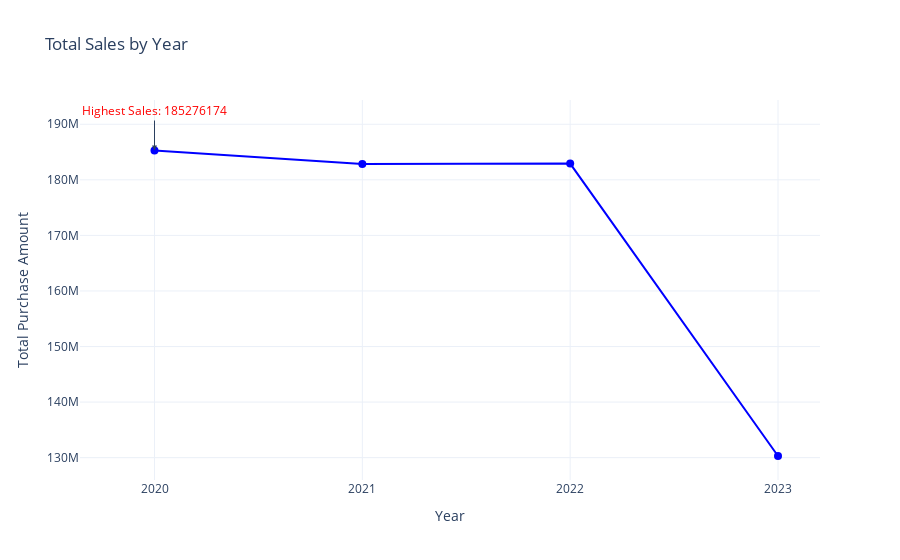

Write notebook code for a chart like this one.
### Markdown cell above
## Total Sales by Year

### Code cell
import pandas as pd
import plotly.graph_objects as go


df = pd.DataFrame(data)

# Convert 'Purchase Date' to datetime
df['Purchase Date'] = pd.to_datetime(df['Purchase Date'], format='%d-%m-%Y')

# Extract year from 'Purchase Date'
df['Year'] = df['Purchase Date'].dt.year

# Aggregate total purchase amount by year
yearly_sales = df.groupby('Year')['Total Purchase Amount'].sum().reset_index()

# Create Plotly line graph
fig = go.Figure()

# Add line trace
fig.add_trace(go.Scatter(x=yearly_sales['Year'], 
                         y=yearly_sales['Total Purchase Amount'], 
                         mode='lines+markers', 
                         name='Total Sales', 
                         line=dict(color='blue'), 
                         marker=dict(size=8)))

# Annotate the highest sales point
max_sales = yearly_sales['Total Purchase Amount'].max()
max_sales_year = yearly_sales.loc[yearly_sales['Total Purchase Amount'] == max_sales, 'Year'].values[0]
fig.add_annotation(x=max_sales_year, 
                   y=max_sales, 
                   text=f'Highest Sales: {max_sales}', 
                   arrowhead=2, 
                   showarrow=True, 
                   ax=0, 
                   ay=-40, 
                   font=dict(color='red'))

# Update layout
fig.update_layout(
    title='Total Sales by Year',
    xaxis_title='Year',
    yaxis_title='Total Purchase Amount',
    xaxis=dict(tickmode='linear'),  # Ensure all years are displayed on x-axis
    yaxis=dict(zeroline=False),
    template='plotly_white'
)

# Show the plot
fig.show()

### Figure 1 — Plotly figure (JSON) as saved in the notebook; plotly's stock layout.template omitted (floating-point values rounded to 4 significant figures)
{"data": [{"line": {"color": "blue"}, "marker": {"size": 8}, "mode": "lines+markers", "name": "Total Sales", "type": "scatter", "x": [2020, 2021, 2022, 2023], "y": [185276174, 182843403, 182925502, 130297604]}], "layout": {"annotations": [{"arrowhead": 2, "ax": 0, "ay": -40, "font": {"color": "red"}, "showarrow": true, "text": "Highest Sales: 185276174", "x": 2020, "y": 185276174}], "title": {"text": "Total Sales by Year"}, "xaxis": {"tickmode": "linear", "title": {"text": "Year"}}, "yaxis": {"title": {"text": "Total Purchase Amount"}, "zeroline": false}}}
